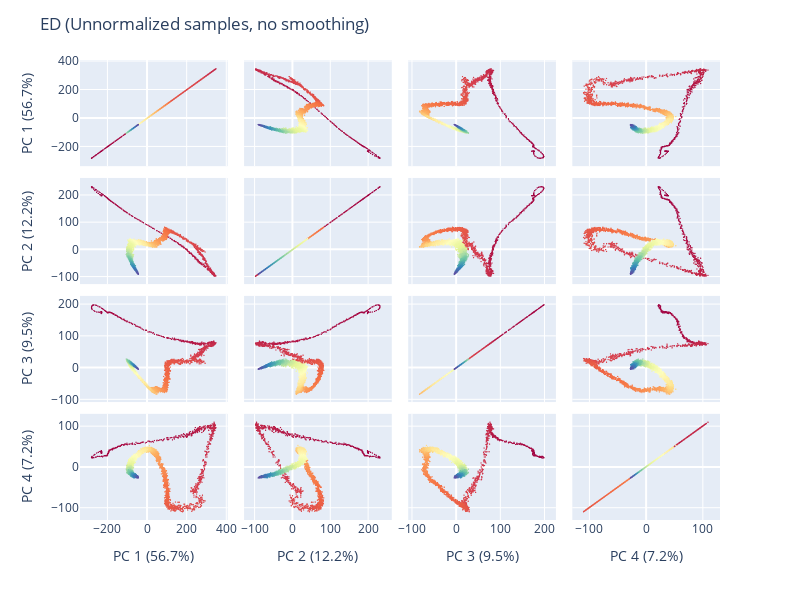

The notebook cell this image was saved under:
### Code cell
NUM_COMPONENTS = 4

pca = PCA(n_components=NUM_COMPONENTS)
pca.fit(outputs)
pca_outputs = pca.transform(outputs)
pca_outputs.shape

labels = {
    str(i): f"PC {i+1} ({var:.1f}%)"
    for i, var in enumerate(pca.explained_variance_ratio_ * 100)
}

fig = px.scatter_matrix(
    pca_outputs,
    labels=labels,
    dimensions=range(NUM_COMPONENTS),
)

fig.update_traces(diagonal_visible=True, marker=dict(size=1.5, color=colors))
fig.update_layout(width=200 * NUM_COMPONENTS, height=150 * NUM_COMPONENTS)  # Adjust the size as needed
fig.update_layout(title_text=f"ED (Unnormalized samples, no smoothing)")

pyo.plot(fig, filename=str(FIGURES / MODEL_ID / "pca.html"))

fig.show()

### Figure 1 — Plotly figure (JSON) as saved in the notebook; plotly's stock layout.template omitted (floating-point values rounded to 4 significant figures; data arrays with more than 128 entries replaced by an {"elided": "..."} marker saying what was removed)
{"data": [{"diagonal": {"visible": true}, "dimensions": [{"axis": {"matches": true}, "label": "PC 1 (56.7%)", "values": {"elided": "5000 float values"}}, {"axis": {"matches": true}, "label": "PC 2 (12.2%)", "values": {"elided": "5000 float values"}}, {"axis": {"matches": true}, "label": "PC 3 (9.5%)", "values": {"elided": "5000 float values"}}, {"axis": {"matches": true}, "label": "PC 4 (7.2%)", "values": {"elided": "5000 float values"}}], "hovertemplate": "%{xaxis.title.text}=%{x}<br>%{yaxis.title.text}=%{y}<extra></extra>", "legendgroup": "", "marker": {"color": {"elided": "5000x4 float values"}, "size": 1.5, "symbol": "circle"}, "name": "", "showlegend": false, "type": "splom"}], "layout": {"dragmode": "select", "height": 600, "legend": {"tracegroupgap": 0}, "margin": {"t": 60}, "title": {"text": "ED (Unnormalized samples, no smoothing)"}, "width": 800}}
